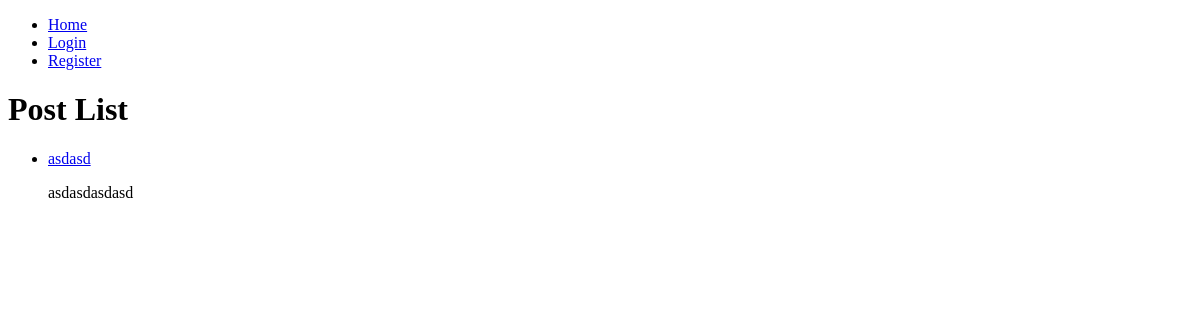
Before: / with the older database file.
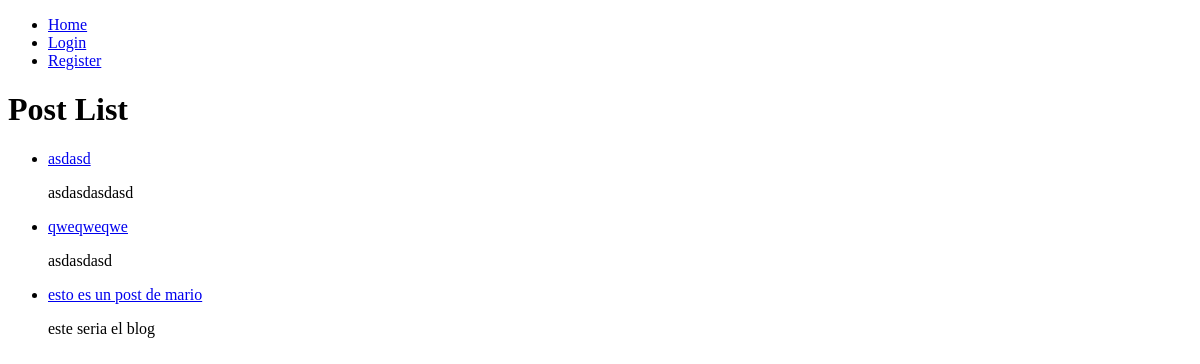
After: the same page with the newer database file.
### blog/models.py (models this page shows, shortened)
class Post(models.Model):
    title = models.CharField(max_length=200)
    content = models.TextField()
    author = models.ForeignKey(User, on_delete=models.CASCADE)
    created_at = models.DateTimeField(auto_now_add=True)
    category = models.ForeignKey(Category, on_delete=models.SET_NULL, null=True)

### blog/views.py (the view)
# urls.py: path('', views.post_list, name='post_list'),
def post_list(request):
    posts = Post.objects.all()
    return render(request, 'blog/post_list.html', {'posts': posts})

### blog/templates/blog/post_list.html (shortened to what this page needs)
{% extends 'blog/base.html' %}
{% block content %}
<h1>Post List</h1>
<ul>
    {% for post in posts %}
        <li>
            <a href="{% url 'post_detail' post.pk %}">{{ post.title }}</a>
            <p>{{ post.content|truncatewords:30 }}</p>
        </li>
    {% endfor %}
</ul>
{% endblock %}

### blog/templates/blog/base.html (shortened to what this page needs)
<!DOCTYPE html>
<html>
<head>
</head>
<body>
    <nav>
        <ul>
            {% if user.is_authenticated %}
                <li><a href="{% url 'post_list' %}">Home</a></li>
                <li><a href="{% url 'post_create' %}">New Post</a></li>
                <li><a href="{% url 'logout' %}">Logout</a></li>
            {% else %}
                <li><a href="{% url 'post_list' %}">Home</a></li>
                <li><a href="{% url 'login' %}">Login</a></li>
                <li><a href="{% url 'register' %}">Register</a></li>
            {% endif %}
        </ul>
    </nav>
    {% block content %}
    {% endblock %}
</body>
</html>

Changed rows visible on the page:
added Post: title "qweqweqwe", content "asdasdasd"
added Post: title "esto es un post de mario", content "este seria el blog"
